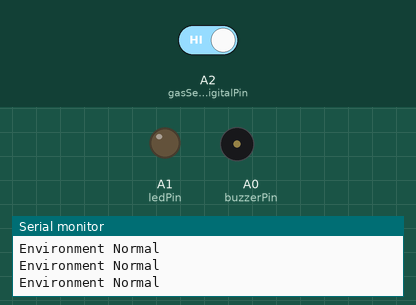
A sketch run on a simulated Arduino Uno, built with avr-gcc and run on an emulated ATmega328P. Shown: output pins drawn as LEDs (lit = HIGH), buzzer (waves = sounding, pin HIGH), the last lines printed to the serial monitor. Inputs (shaded band) come from the test bench; at power-on: A2 (gasSensorDigitalPin) HIGH.

Above: at 2.4 s.
2.5 s: A2 (gasSensorDigitalPin) driven LOW
At 3.5 s:
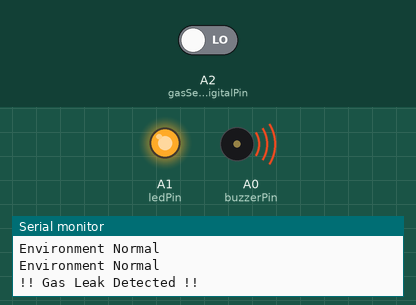
4.7 s: A2 (gasSensorDigitalPin) driven HIGH
At 5.9 s:
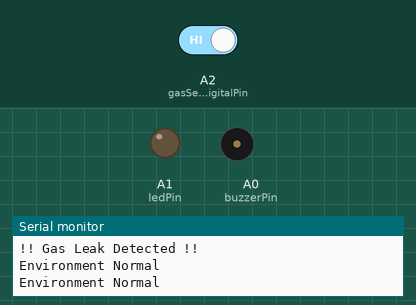
Timing chart, 0 to 7.7 s (numbered marks = the images above; inputs shaded):
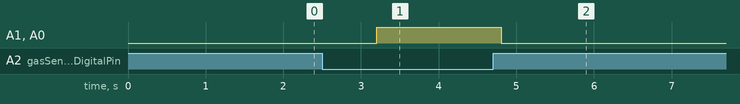

Measured:
- after the input at 2.5 s, A1 (ledPin), A0 (buzzerPin): LOW → HIGH after 0.70 s
- after the input at 4.7 s, A1 (ledPin), A0 (buzzerPin): HIGH → LOW after 0.11 s

The sketch:

Gas_Leakage_Detector.ino
```cpp
/*
  -------------------------------------------------------
  LPG Gas Leakage Detection System using Arduino UNO
  -------------------------------------------------------

  Description:
  This project detects the presence of LPG gas using the MQ-5 gas sensor
  (configured to digital output mode). If the gas level exceeds a preset
  threshold (set via the potentiometer on the sensor), the sensor's
  digital pin goes LOW, triggering an alarm.

  Features:
  - Detects LPG gas using MQ-5 sensor (digital mode)
  - Activates buzzer and LED alert upon gas detection
  - Prints status on Serial Monitor for monitoring
  - Simple and beginner-friendly implementation

  Components Used:
  - Arduino Uno
  - MQ-5 Gas Sensor (Digital output)
  - LED with 220Ω resistor
  - Buzzer
  - Jumper wires, Breadboard

  Developed by: CircuitDigest/me_RK
  Date: 05-06-2025

*/

// Pin Definitions
const int gasSensorDigitalPin = A2; // MQ-5 sensor digital output connected to A2
const int ledPin = A1;              // LED connected to A1 (through 220Ω resistor)
const int buzzerPin = A0;           // Buzzer connected to A0 (through 1KΩ resistor)

void setup() {
  // Set up pin modes
  pinMode(gasSensorDigitalPin, INPUT);  // MQ-5 sensor as input
  pinMode(ledPin, OUTPUT);              // LED as output
  pinMode(buzzerPin, OUTPUT);           // Buzzer as output

  // Start Serial Monitor
  Serial.begin(9600);
  Serial.println("Gas Detection System Initialized (Digital Mode)");
}

void loop() {
  // Read the sensor's digital output
  int gasState = digitalRead(gasSensorDigitalPin);  // LOW = Gas detected

  // Check if gas is detected
  if (gasState == LOW) {
    digitalWrite(ledPin, HIGH);     // Turn on LED
    digitalWrite(buzzerPin, HIGH);  // Turn on Buzzer
    Serial.println("!! Gas Leak Detected !!");
  } else {
    digitalWrite(ledPin, LOW);      // Turn off LED
    digitalWrite(buzzerPin, LOW);   // Turn off Buzzer
    Serial.println("Environment Normal");
  }

  delay(800);  // Delay to avoid flooding Serial Monitor
}
```
